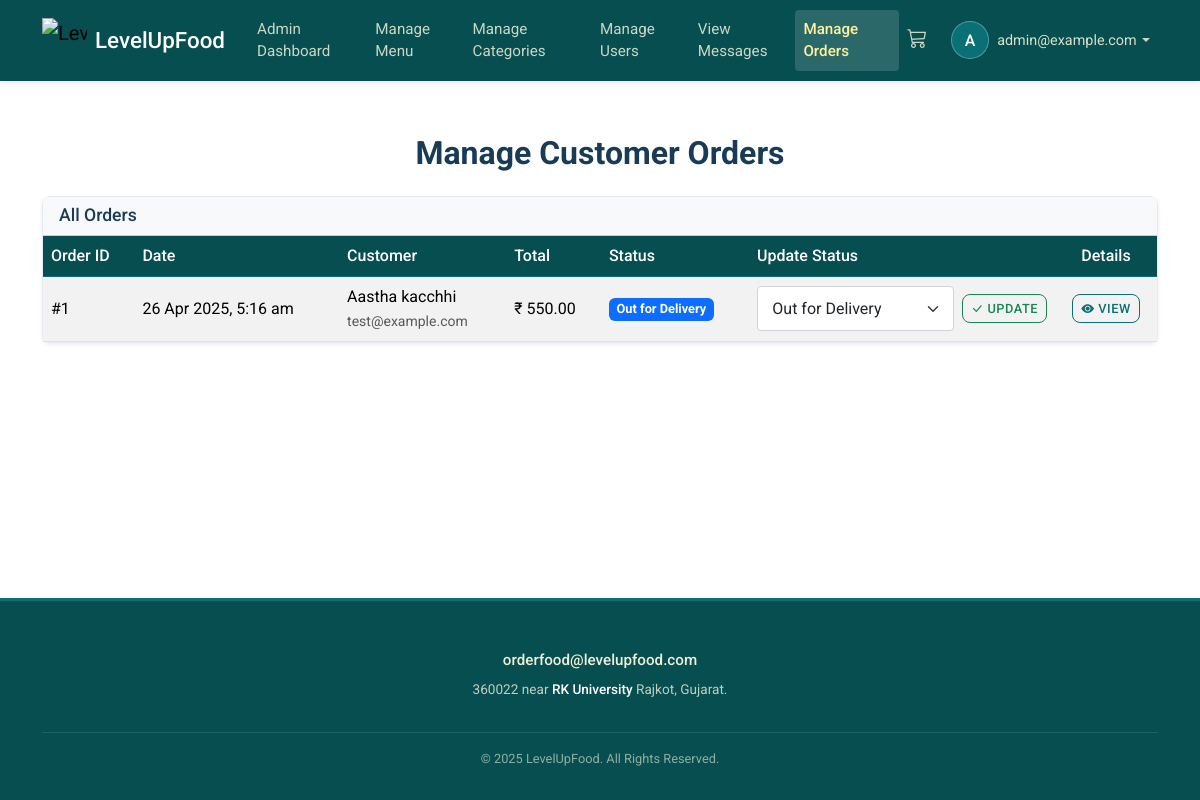
Screenshot of /manage_orders.php (signed in) with the database file from the repository.
### tables this page shows
CREATE TABLE `orders` (
  `id` int(11) NOT NULL,
  `user_id` int(11) NOT NULL COMMENT 'FK to users table',
  `order_date` timestamp NOT NULL DEFAULT current_timestamp(),
  `total_amount` decimal(10,2) NOT NULL,
  `status` enum('Pending','Processing','Out for Delivery','Delivered','Cancelled','Failed') NOT NULL DEFAULT 'Pending',
  `shipping_name` varchar(255) NOT NULL,
  `shipping_address_line1` varchar(255) NOT NULL,
  `shipping_address_line2` varchar(255) DEFAULT NULL,
  `shipping_city` varchar(100) NOT NULL,
  `shipping_postal_code` varchar(20) NOT NULL,
  `shipping_phone` varchar(20) NOT NULL,
  `payment_method` varchar(50) DEFAULT 'COD' COMMENT 'e.g., COD, Stripe, PayPal',
  `payment_status` enum('Pending','Completed','Failed') NOT NULL DEFAULT 'Pending',
  `transaction_id` varchar(255) DEFAULT NULL COMMENT 'Optional: ID from payment gateway',
  `updated_at` timestamp NOT NULL DEFAULT current_timestamp() ON UPDATE current_timestamp()
);

CREATE TABLE `users` (
  `id` int(11) NOT NULL,
  `name` varchar(255) NOT NULL,
  `email` varchar(255) NOT NULL,
  `password` varchar(255) NOT NULL COMMENT 'Stores hashed password',
  `role` enum('user','admin') NOT NULL DEFAULT 'user' COMMENT 'User role for potential admin features',
  `created_at` timestamp NOT NULL DEFAULT current_timestamp(),
  `updated_at` timestamp NOT NULL DEFAULT current_timestamp() ON UPDATE current_timestamp()
);

### manage_orders.php (the view, shortened to what this page needs)
<?php
include 'config.php';
$possible_statuses = ['Pending', 'Processing', 'Out for Delivery', 'Delivered', 'Cancelled', 'Failed'];
$orders = [];
$error_message = '';
if (isset($con)) {
    $stmt = $con->prepare("SELECT o.*, u.email as user_email
                           FROM orders o
                           JOIN users u ON o.user_id = u.id
                           ORDER BY o.order_date DESC");
    if ($stmt) {
        if ($stmt->execute()) {
            $result = $stmt->get_result();
            $orders = $result->fetch_all(MYSQLI_ASSOC);
        } else {
            $error_message = "Error fetching orders: " . $stmt->error;
            error_log("DB Error fetching all orders: " . $stmt->error);
        }
    } else {
        $error_message = "Error preparing orders statement: " . $con->error;
        error_log("DB Prepare Error fetching all orders: " . $con->error);
    }
} else {
    $error_message = "Database connection error.";
    error_log("DB connection error in manage_orders.php");
}
include 'header.php';
?>
<div class="container section">
    <h1 class="section-title text-center mb-4">Manage Customer Orders</h1>
    <?php
    if (!empty($error_message)):
    ?>
        <div class="alert alert-danger" role="alert">
            Could not load order information. <?php echo htmlspecialchars($error_message); ?>
        </div>
    <?php
    elseif (empty($orders)):
    ?>
         <div class="alert alert-info text-center" role="alert">
            There are currently no orders to display.
        </div>
    <?php
    else:
    ?>
        <div class="card shadow-sm">
            <div class="card-header bg-light">
                <h5 class="mb-0">All Orders</h5>
            </div>
            <div class="card-body p-0">
                <div class="table-responsive">
                    <table class="table table-striped table-hover align-middle mb-0">
                        <thead class="table-dark">
                            <tr>
                                <th>Order ID</th>
                                <th>Date</th>
                                <th>Customer</th>
                                <th>Total</th>
                                <th>Status</th>
                                <th style="min-width: 200px;">Update Status</th>
                                <th class="text-center">Details</th>
                            </tr>
                        </thead>
                        <tbody>
                            <?php foreach ($orders as $order): ?>
                                <tr>
                                    <td>#<?php echo htmlspecialchars($order['id']); ?></td>
                                    <td><?php echo date("d M Y, g:i a", strtotime($order['order_date'])); ?></td>
                                    <td>
                                        <?php echo htmlspecialchars($order['shipping_name']); ?><br>
                                        <small class="text-muted"><?php echo htmlspecialchars($order['user_email']); ?></small>
                                    </td>
                                    <td>₹ <?php echo number_format($order['total_amount'], 2); ?></td>
                                    <td>
                                        <?php
                                            $status = htmlspecialchars($order['status']);
                                            $badge_class = 'bg-secondary';
                                            if ($status == 'Out for Delivery') $badge_class = 'bg-primary';
                                        ?>
                                        <span class="badge <?php echo $badge_class; ?>"><?php echo $status; ?></span>
                                    </td>
                                    <td>
                                        <form action="manage_orders.php" method="POST" class="d-flex align-items-center">
                                             <select name="new_status" class="form-select form-select-sm me-2" required>
                                                 <?php foreach ($possible_statuses as $stat): ?>
                                                     <option value="<?php echo $stat; ?>" <?php echo ($order['status'] == $stat) ? 'selected' : ''; ?>>
                                                         <?php echo $stat; ?>
                                                     </option>
                                                 <?php endforeach; ?>
                                             </select>
                                             <button type="submit" name="update_status" class="btn btn-sm btn-outline-success flex-shrink-0" title="Update Status">
                                                <i class="bi bi-check-lg"></i> Update
                                             </button>
                                         </form>
                                    </td>
                                    <td class="text-center">
    <a href="admin_order_details.php?order_id=<?php echo $order['id']; ?>" class="btn btn-sm btn-outline-primary" title="View Order Details">
        <i class="bi bi-eye-fill"></i> View
    </a>
</td>
                                </tr>
                            <?php endforeach; ?>
                        </tbody>
                    </table>
                </div>
            </div>
        </div>
    <?php endif;  ?>
</div>
<?php
include 'footar.php';
?>

### styles.css (style rules this page uses)
:root { --primary-color: #064e50; --secondary-color: #0a7075; --accent-color: #fef19c; --light-bg: #efefd7; --dark-text: #183b56; --medium-text: #5a7184; --light-text: #efefd7; --white: #ffffff; --black: #000000; --link-color: #37afe1; --danger-color: #dc3545; --success-color: #198754; --warning-color: #ffc107; --info-color: #0dcaf0; --gradient-primary: linear-gradient(var(--secondary-color), #0c969c, #6da3be); --radial-gradient-special: radial-gradient(#f7cfd8, #f4f8d3, #a6f1e0, #73c7c7); --border-color: #e5eaf4; --border-color-subtle: rgba(0,0,0,0.1); }
body { font-family: "Roboto", sans-serif; color: var(--medium-text); display: flex; flex-direction: column; min-height: 100vh; background-color: var(--white); }
h1, h2, h3, h4, h5, h6 { color: var(--dark-text); font-family: "Roboto", sans-serif; font-weight: 500; }
h1 { font-size: 2rem; }
h5 { font-size: 1.1rem; }
a { color: var(--link-color); text-decoration: none; transition: color 0.2s ease; }
.btn { border-radius: 8px; padding: 0.6rem 1.2rem; font-family: "Roboto", sans-serif; font-weight: 500; border-width: 1px; border-style: solid; transition: all 0.2s ease-in-out; cursor: pointer; text-transform: uppercase; letter-spacing: 0.5px; }
.btn-sm { padding: 0.4rem 0.8rem; font-size: 0.8rem; }
.btn-outline-primary { color: var(--secondary-color); background-color: transparent; border-color: var(--secondary-color); }
.section { padding-top: 4rem; padding-bottom: 4rem; }
.section-title { color: var(--dark-text); font-size: 2rem; font-weight: 700; margin-bottom: 1rem; }
.card { background-color: var(--white); border: 1px solid var(--border-color); border-radius: 8px; height: 100%; display: flex; flex-direction: column; transition: box-shadow 0.3s ease, transform 0.3s ease; }
.card-body { flex-grow: 1; display: flex; flex-direction: column; padding: 1.25rem; }
.form-control, .form-select { border-radius: 4px; border: 1px solid #ced4da; padding: 0.6rem 0.9rem; font-size: 1rem; transition: border-color 0.2s ease, box-shadow 0.2s ease; }
.table { margin-bottom: 2rem; }
.table thead th { background-color: var(--primary-color); color: var(--white); border-color: var(--secondary-color); font-weight: 500; vertical-align: middle; }
.table td, .table th { vertical-align: middle; }
.table .badge { font-size: 0.8em; padding: 0.4em 0.6em; }
.table .btn-sm { padding: 0.25rem 0.5rem; font-size: 0.8rem; }

### rows the page displays
orders: id "1", order_date "26 Apr 2025, 5:16 am", shipping_name "Aastha kacchhi", user.email "test@example.com", total_amount "550.00", status "Out for Delivery", new_status "Out for Delivery"

### other values shown
$_SESSION['email'][0] "A"
$_SESSION['email'] "admin@example.com"
